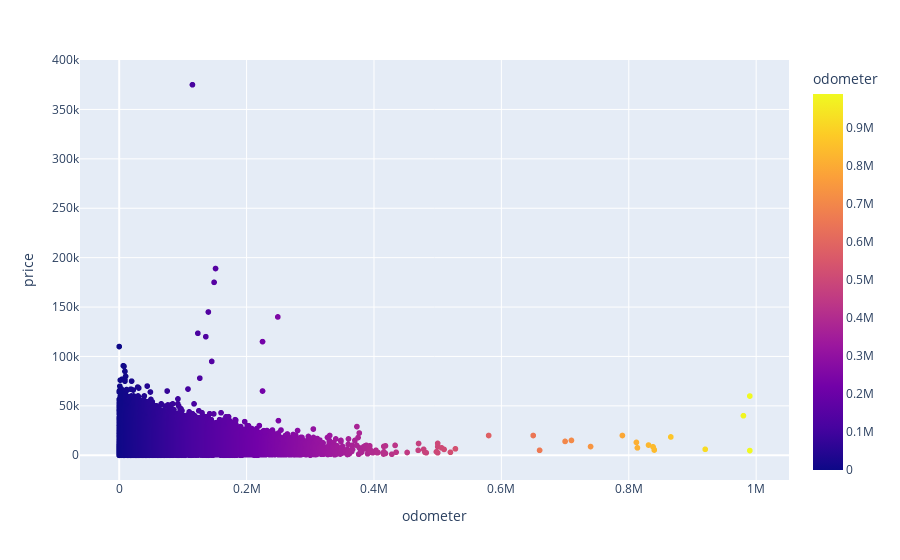

This figure's notebook cell:
### Code cell
odometer_price = car_data.groupby('odometer')['price'].value_counts().reset_index()

px.scatter(odometer_price,y='price',x='odometer',color='odometer')

### Figure 1 — Plotly figure (JSON) as saved in the notebook; plotly's stock layout.template omitted (floating-point values rounded to 4 significant figures; data arrays with more than 128 entries replaced by an {"elided": "..."} marker saying what was removed)
{"data": [{"hovertemplate": "odometer=%{marker.color}<br>price=%{y}<extra></extra>", "legendgroup": "", "marker": {"color": {"elided": "30668 int values"}, "coloraxis": "coloraxis", "symbol": "circle"}, "mode": "markers", "name": "", "showlegend": false, "type": "scattergl", "x": {"elided": "30668 int values"}, "xaxis": "x", "y": {"elided": "30668 int values"}, "yaxis": "y"}], "layout": {"coloraxis": {"colorbar": {"title": {"text": "odometer"}}, "colorscale": [[0, "#0d0887"], [0.1111, "#46039f"], [0.2222, "#7201a8"], [0.3333, "#9c179e"], [0.4444, "#bd3786"], [0.5556, "#d8576b"], [0.6667, "#ed7953"], [0.7778, "#fb9f3a"], [0.8889, "#fdca26"], [1, "#f0f921"]]}, "legend": {"tracegroupgap": 0}, "margin": {"t": 60}, "xaxis": {"anchor": "y", "domain": [0, 1], "title": {"text": "odometer"}}, "yaxis": {"anchor": "x", "domain": [0, 1], "title": {"text": "price"}}}}
